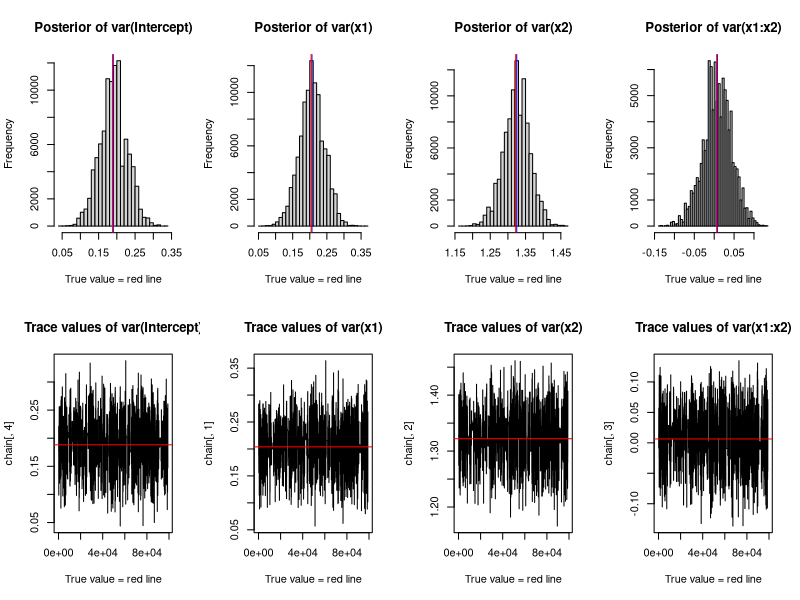

Write the R code that produced this figure.
# Prepare the data
x1 <- c(-1,-1,1,1);x2 <- c(-1,1,-1,1);
success <- c(234,811,278,922);
size <- c(1120,1032,987,1087)
# For comparison
y <- success / size
fit <- summary(glm(y~x1+x2+x1:x2, family = "binomial", weights = size))
print(fit)
trueVarC  <- fit$coefficients[1]
trueVar1  <- fit$coefficients[2]
trueVar2  <- fit$coefficients[3]
trueVar12 <- fit$coefficients[4]
  
# Start MCMC
likelihood <- function(param){
  var1 = param[1]
  var2 = param[2]
  var12 = param[3]
  varC = param[4]
  
  pred <- (var1 * x1) + (var2 * x2) + (var12 * x1 * x2) + varC
  #pred <- ifelse(pred>1, 0.999, pred)
  #pred <- ifelse(pred<(-1), -0.999, pred)
  #pred <- (pred - (-1)) / (1-(-1))
  pred <- 1 / (1+exp(-pred))
  #print("pred"); print(pred)
  singlelikelihoods = dbinom(x = success, size = size, prob = pred, log = TRUE)
  sumll = sum(singlelikelihoods)
  return(sumll)
}

# Prior distribution
prior <- function(param){
  var1 = param[1]
  var2 = param[2]
  var12 = param[3]
  varC = param[4]
  var1prior = dunif(var1, min=-3, max=3, log = T)
  var2prior = dunif(var2, min=-3, max=3, log = T)
  var12prior = dunif(var12, min=-3, max=3, log = T)
  varCprior = dunif(varC, min=0, max=1, log = T)
  return(var1prior+var2prior+var12prior+varCprior)
}

#define posterior function
posterior <- function(param){
  return (likelihood(param) + prior(param))
}

proposalfunction_orig <- function(param){
  #res <- rnorm(4,mean = param, sd= c(0.15,0.15,0.15,0.15))
  res <- rnorm(4,mean = param, sd= c(0.3,0.3,0.3,0.3))
  #res <- c(0,0,0,0)
  #res[1:3] <- runif(3,-3,3)
  #res[4] <- runif(1,0,1)
  return(res)
}

#define proposal function
proposalfunction <- function(param){
  res <- proposalfunction_orig(param)
  var1_min <- -3; var1_max <- 3
  var2_min <- -3; var2_max <- 3
  var12_min <- -3; var12_max <- 3
  varC_min <- 0; varC_max <- 1
  res <- proposalfunction_orig(param)
  while ((res[1]<var1_min) | (res[1]>var1_max) | (res[2]<var2_min) | (res[2]>var2_max) | (res[3]<var12_min) | (res[3]>var12_max) | (res[4]<varC_min) | (res[4]>varC_max)) {
    res <- proposalfunction_orig(param)
  }
  return(res)
}

#run MCMC algorithm function
run_metropolis_MCMC <- function(startvalue, iterations){
  chain = array(dim = c(iterations+1,4))
  chain[1,] = startvalue
  for (i in 1:iterations){
    #print(paste("Iteration-",i,sep = ""))
    proposal <- proposalfunction(chain[i,])
    probab <- exp(posterior(proposal) - posterior(chain[i,]))
    probab <- ifelse(probab > 1, 1, probab)
    flag <- rbinom(1,1,probab)
    if (flag==0) {
      chain[i+1,] <- chain[i,]
    } else {
      chain[i+1,] <- proposal
    }
  }
  return(chain)
}

#run MCMC algorithm
startvalue = c(1,1,1,0.4)
trace = run_metropolis_MCMC(startvalue, 1000000)

chain <- trace
burnIn = 10000
idx <- seq(1,burnIn)
chain <- chain[-idx,]
idx <- seq(from = 1, to = nrow(chain), by = 10)
chain <- chain[idx,]
acceptance = 1-mean(duplicated(chain))
print(acceptance)
# idx <- which(!(duplicated(chain[1:nrow(chain),])))
# chain <- chain[idx,]
print(nrow(chain))

### Summary: #######################

par(mfrow = c(2,4))
hist(chain[,4],nclass=40, main="Posterior of var(Intercept)", xlab="True value = red line")
abline(v = mean(chain[,4]),col="blue")
abline(v = trueVarC, col="red" )
hist(chain[,1],nclass=40, , main="Posterior of var(x1)", xlab="True value = red line" )
abline(v = mean(chain[,1]),col="blue")
abline(v = trueVar1, col="red" )
hist(chain[,2],nclass=40, main="Posterior of var(x2)", xlab="True value = red line")
abline(v = mean(chain[,2]),col="blue")
abline(v = trueVar2, col="red" )
hist(chain[,3],nclass=40, main="Posterior of var(x1:x2)", xlab="True value = red line")
abline(v = mean(chain[,3]),col="blue")
abline(v = trueVar12, col="red" )

plot(chain[,4], type = "l", xlab="True value = red line" , main = "Trace values of var(Intercept)", )
abline(h = trueVarC, col="red" )
plot(chain[,1], type = "l", xlab="True value = red line" , main = "Trace values of var(x1)", )
abline(h = trueVar1, col="red" )
plot(chain[,2], type = "l", xlab="True value = red line" , main = "Trace values of var(x2)", )
abline(h = trueVar2, col="red" )
plot(chain[,3], type = "l", xlab="True value = red line" , main = "Trace values of var(x1:x2)", )
abline(h = trueVar12, col="red" )
par(mfrow = c(1,1))
